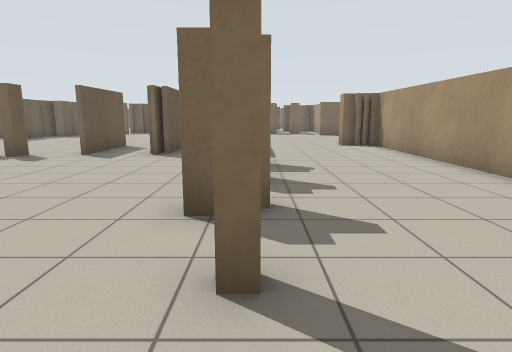
View 1 (above)

24 first-person views from a walk through a robot-simulator world made for Stage. The camera is 1.1 m above the floor, tilts 10° down and sees 75° across. Floor lines are 1 m apart. The floor is counted in squares, 1 m on a side. Each view is taken from the middle of a square. On the plan, view 1 faces up. The plan holds only what a view shows up to about 13 squares ahead; the rest is blank. The place goes on beyond the plan. The robots in the file are not drawn.

View 2
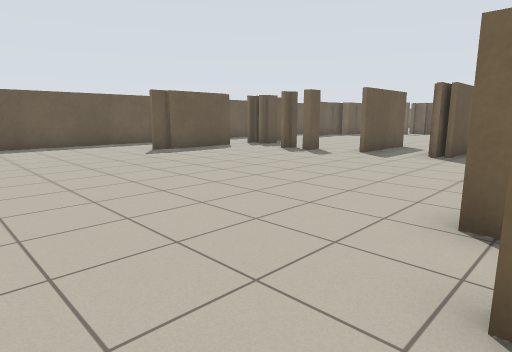

View 3
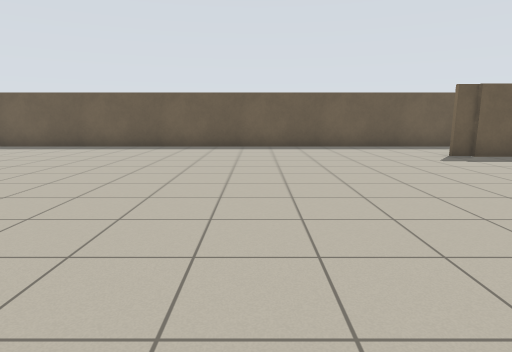

View 4
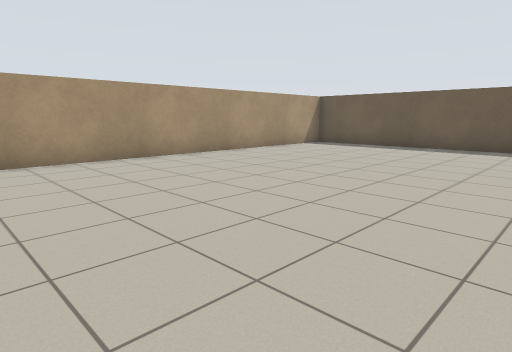

View 5
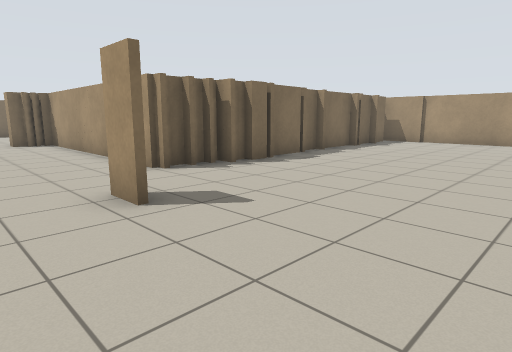

View 6
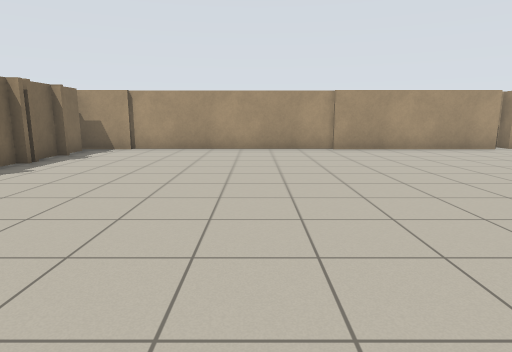

View 7
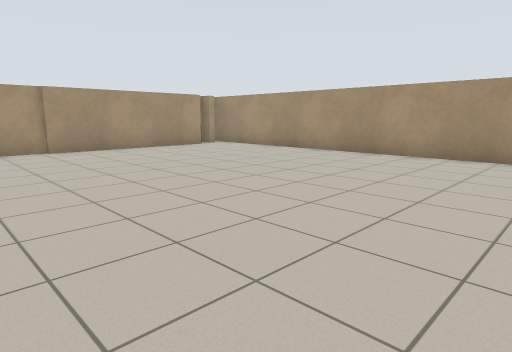

View 8
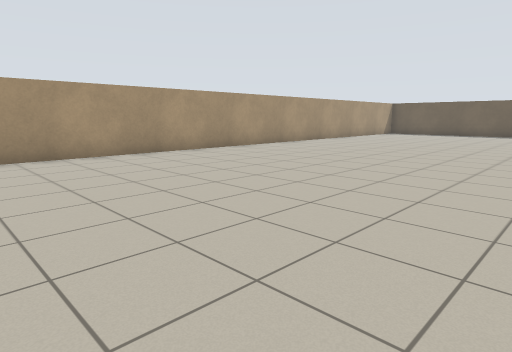

View 9
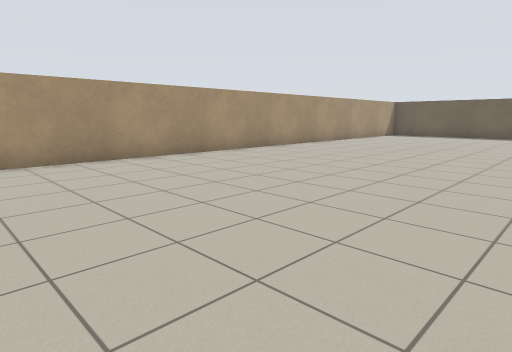

View 10
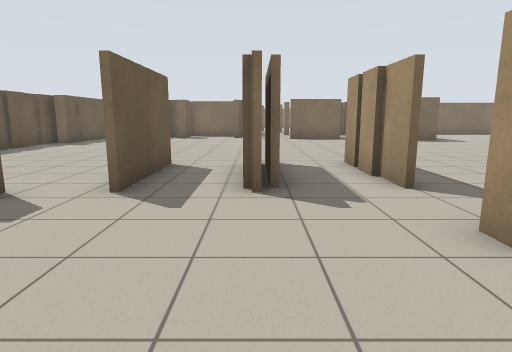

View 11
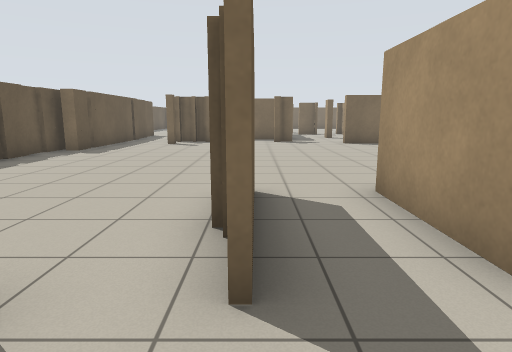

View 12
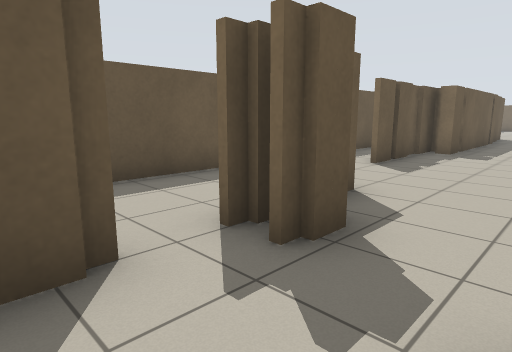

View 13
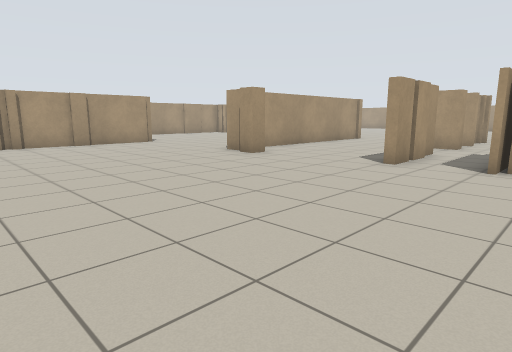

View 14
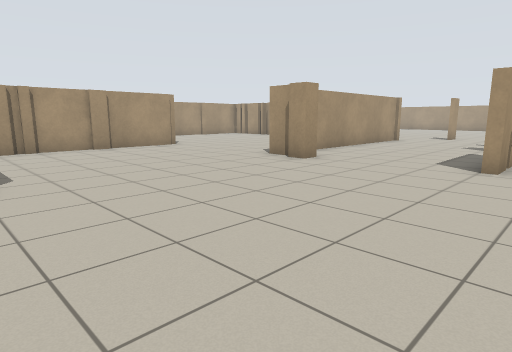

View 15
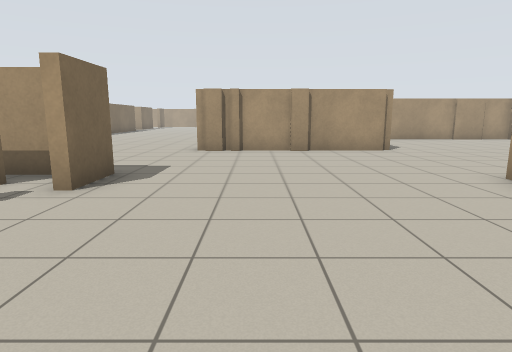

View 16
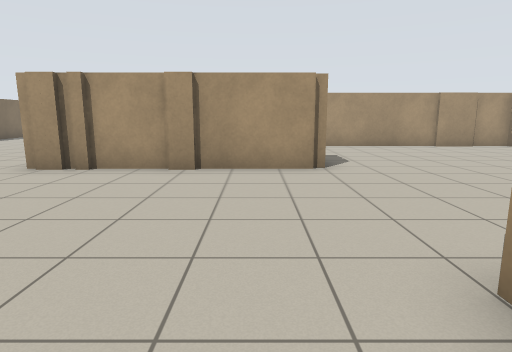

View 17
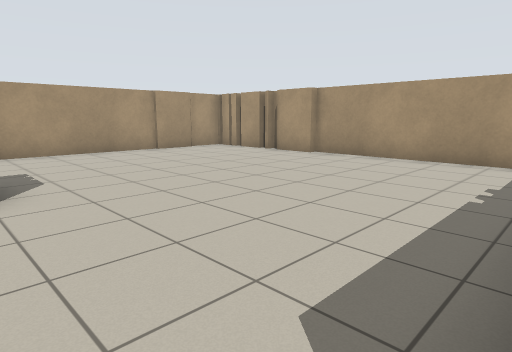

View 18
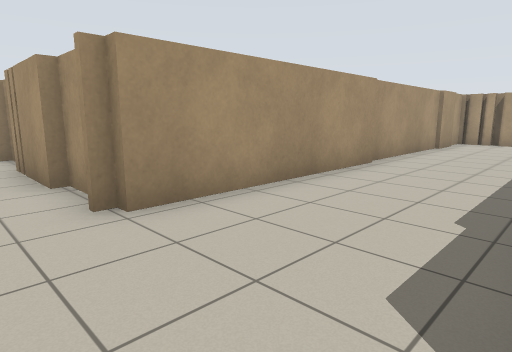

View 19
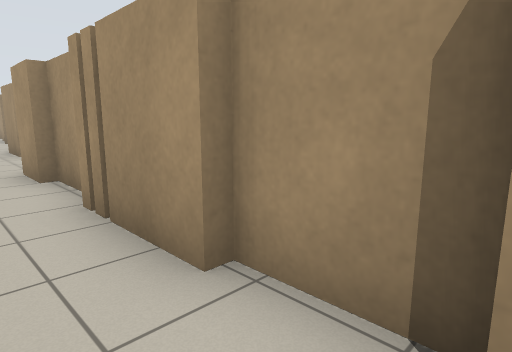

View 20
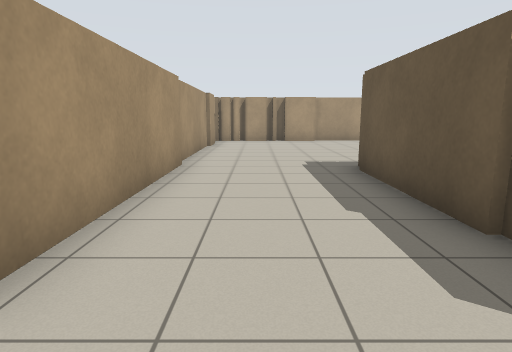

View 21
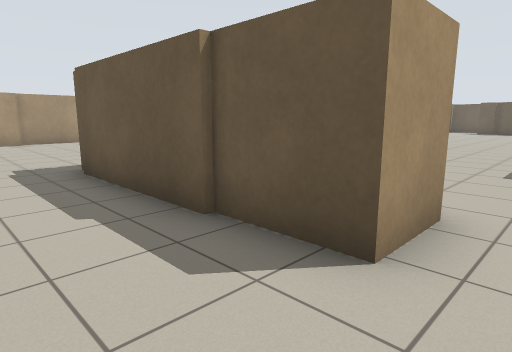

View 22
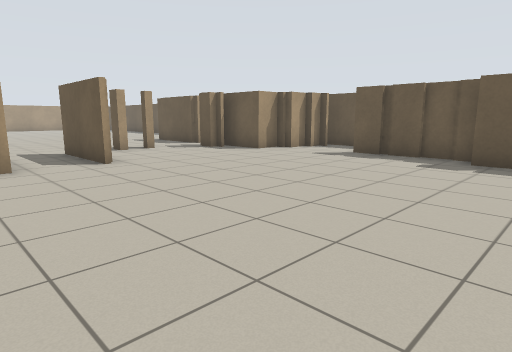

View 23
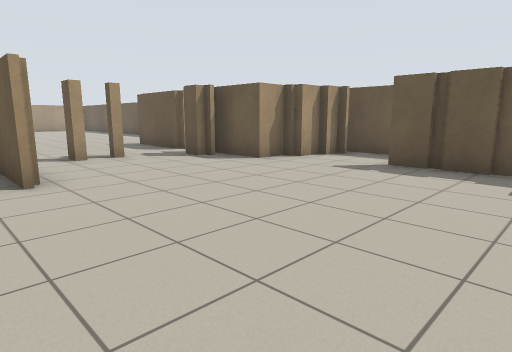

View 24
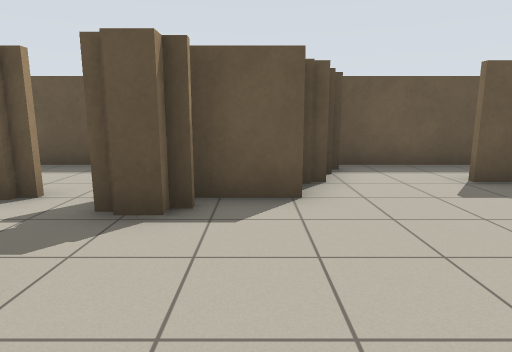

### Floor plan
Points are (right, up) in squares from view 1. A wall is a line through its corners. A room is listed if a view was taken in it or the views show most of it. See-through windows are left out.
Room 1 (views 1, 2, 3, 4, 5, 6, 7, 8, 9, 10, 11, 12, 13, 14, 15, 16, 17, 18, 20, 21, 22, 23, 24)
walls: (-0.4, 3.6) (-0.9, 3.6); (-0.9, 6.2) (-0.4, 6.2); (-0.8, 7.5) (-0.8, 8.1) (0, 8.1); (0.1, 1.9) (-0.4, 1.9); (2.8, 1.9) (2.8, 2.9); (4.7, 4.4) (4.7, 12.9) (3.8, 12.9); (5.4, 4.7) (4.9, 4.7); (6.1, 5) (11.2, 5); (-0.8, 10) (-0.8, 12.1); (6.3, 4.1) (6.3, 4.8); (-2.8, 10) (-2.8, 11.4); (-3.2, 10.1) (-3.2, 13); (-2.9, 10.6) (-2.9, 9.8); (8, 4.2) (7, 4.2); (-0.8, 12.2) (-0.8, 13.2); (-2.8, 11.5) (-2.8, 13.2); (-2.6, 11.9) (-2.6, 10); (3.9, 13.2) (3.4, 13.2) (3.4, 13.8) (4, 13.8); (9.8, 4.5) (8.1, 4.5); (4.1, 13.5) (5, 13.5); (10.8, 4.7) (10, 4.7); (-5, 13) (-5, 9.8); (11.1, 5.3) (12.8, 5.3); (13, 4.7) (11.2, 4.7); (-10.5, 9) (-10.5, 5.5); (-9.7, 11) (-9.7, 10); (10.1, 13.4) (10.1, 20) (11.8, 20) (11.8, 14); (13.4, 4.5) (12.9, 4.5); (13.5, 5.3) (14.5, 5.3); (14.6, 4.7) (13.8, 4.7); (14.8, 5.3) (16, 5.3); (15.7, 5.2) (15.7, 13); (-13.7, 8.2) (-13.7, -9.8); (16.1, 4.7) (15.2, 4.7); (-12.5, 13.2) (-11.6, 13.2) (-11.6, 12.6) (-10.5, 12.6) (-10.5, 10); (5.6, 20.8) (3.9, 20.8); (-13, 13.9) (-13, 13.5); (15.7, 13.1) (15.7, 19.4); (-13.7, 14.4) (-13.7, 10.1); (-10.9, 20) (-10.9, 19.1) (-11.4, 19.1); (-11.6, 19.8) (-11.6, 15.6); (-11.1, -10.7) (14.1, -10.7); (-10.9, 21.5) (-10.9, 20.1); (16.6, -9.4) (16.6, 5.1)
ways out: opening at (16, 20.5) to room 2; opening at (-12, 15)
Room 2 (view 19)
walls: (27.2, 19.1) (28.5, 19.1); (21.2, 19.4) (22.5, 19.4); (22.4, 19.7) (23.8, 19.7); (17.8, 19.7) (20.4, 19.7); (15.7, 19.4) (17.9, 19.4)
ways out: opening at (16, 20.5) to room 1

Where each view was taken, in squares from view 1:
view 1: 0 up, 0 right, facing up
view 2: 0 up, 0 right, facing up-left
view 3: 0 up, 1 left, facing left
view 4: 2 down, 1 left, facing down-left
view 5: 2 down, 1 right, facing up-right
view 6: 1 down, 5 right, facing right
view 7: 1 down, 5 right, facing down-right
view 8: 1 down, 9 right, facing down-left
view 9: 2 down, 7 right, facing down-left
view 10: 5 up, 3 left, facing up
view 11: 8 up, 5 left, facing up
view 12: 8 up, 8 left, facing up-left
view 13: 21 up, 4 left, facing down-right
view 14: 21 up, 2 left, facing down-right
view 15: 18 up, 1 left, facing right
view 16: 15 up, 3 right, facing right
view 17: 14 up, 5 right, facing down-right
view 18: 21 up, 12 right, facing down-right
view 19: 21 up, 16 right, facing down-right
view 20: 21 up, 14 right, facing down
view 21: 21 up, 14 right, facing down-left
view 22: 21 up, 2 left, facing down-left
view 23: 19 up, 4 left, facing down-left
view 24: 12 up, 6 left, facing left
